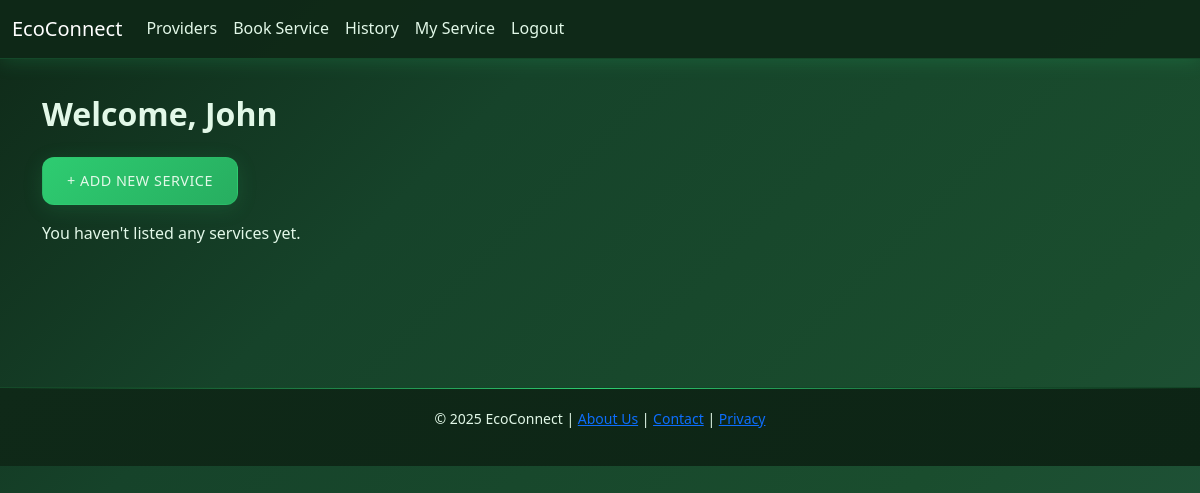
Page /provider-dashboard/ (signed in) on the earlier database version.
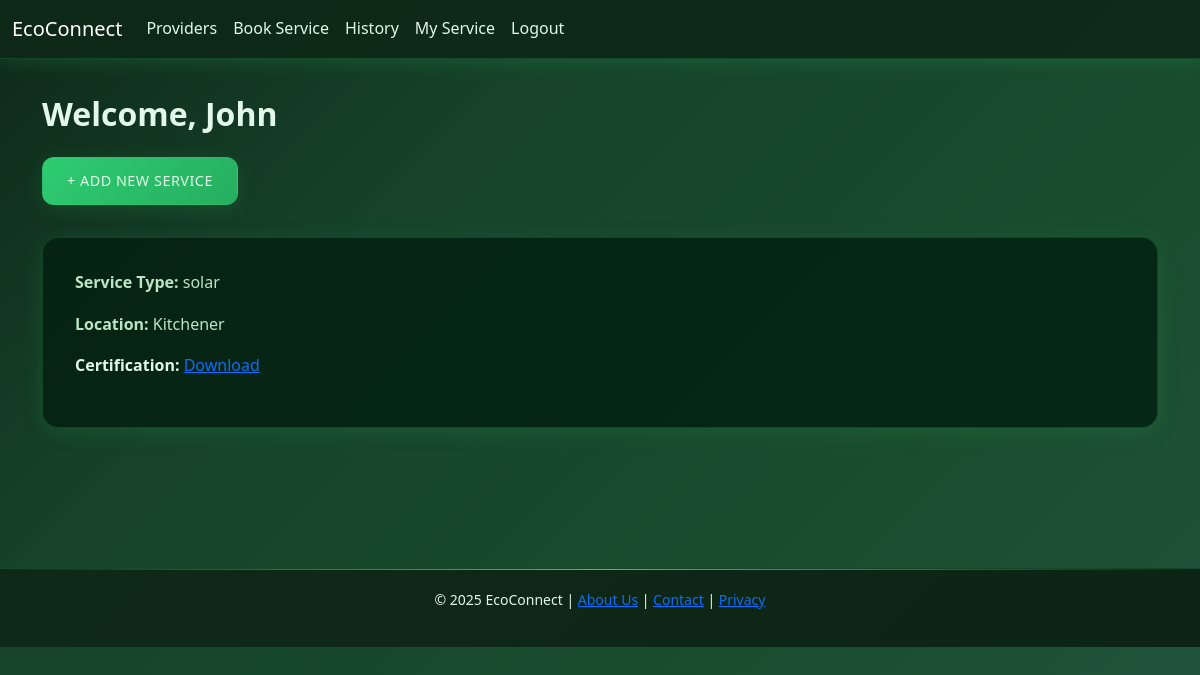
Same page on the later database version.
### services/models.py (models this page shows, shortened)
class ServiceProvider(models.Model):
    SERVICE_TYPES = [
        ('solar', 'Solar Installation'),
        ('insulation', 'Home Insulation'),
        ('compost', 'Compost Pickup'),
        ('rainwater', 'Rainwater Harvesting'),
    ]
    user = models.ForeignKey(User, on_delete=models.CASCADE)
    name = models.CharField(max_length=100)
    service_type = models.CharField(max_length=50, choices=SERVICE_TYPES)
    location = models.CharField(max_length=100)
    certification = models.FileField(upload_to='certifications/', null=True, blank=True)

### services/views.py (the view)
# urls.py: path('provider-dashboard/', views.provider_dashboard, name='provider_dashboard'),
@login_required
def provider_dashboard(request):
    providers = ServiceProvider.objects.filter(user=request.user)
    return render(request, 'services/provider_dashboard.html', {'providers': providers})

### services/templates/services/provider_dashboard.html
{% extends 'services/base.html' %}
{% block content %}
<h2>Welcome, {{ user.username }}</h2>
<a href="{% url 'create_provider' %}" class="btn btn-success mb-3">+ Add New Service</a>
{% if providers %}
  {% for provider in providers %}
    <div class="card mt-3">
      <div class="card-body">
        <p class="card-text"><strong>Service Type:</strong> {{ provider.service_type }}</p>
        <p class="card-text"><strong>Location:</strong> {{ provider.location }}</p>
        {% if provider.certification %}
          <p><strong>Certification:</strong> <a href="{{ provider.certification.url }}">Download</a></p>
        {% else %}
          <p><em>No certification uploaded.</em></p>
        {% endif %}
      </div>
    </div>
  {% endfor %}
{% else %}
  <p>You haven't listed any services yet.</p>
{% endif %}
{% endblock %}

Differences in the rows shown:
added ServiceProvider: service_type "solar", location "Kitchener"
Other differences:
text no longer shown: "You haven't listed any services yet."
